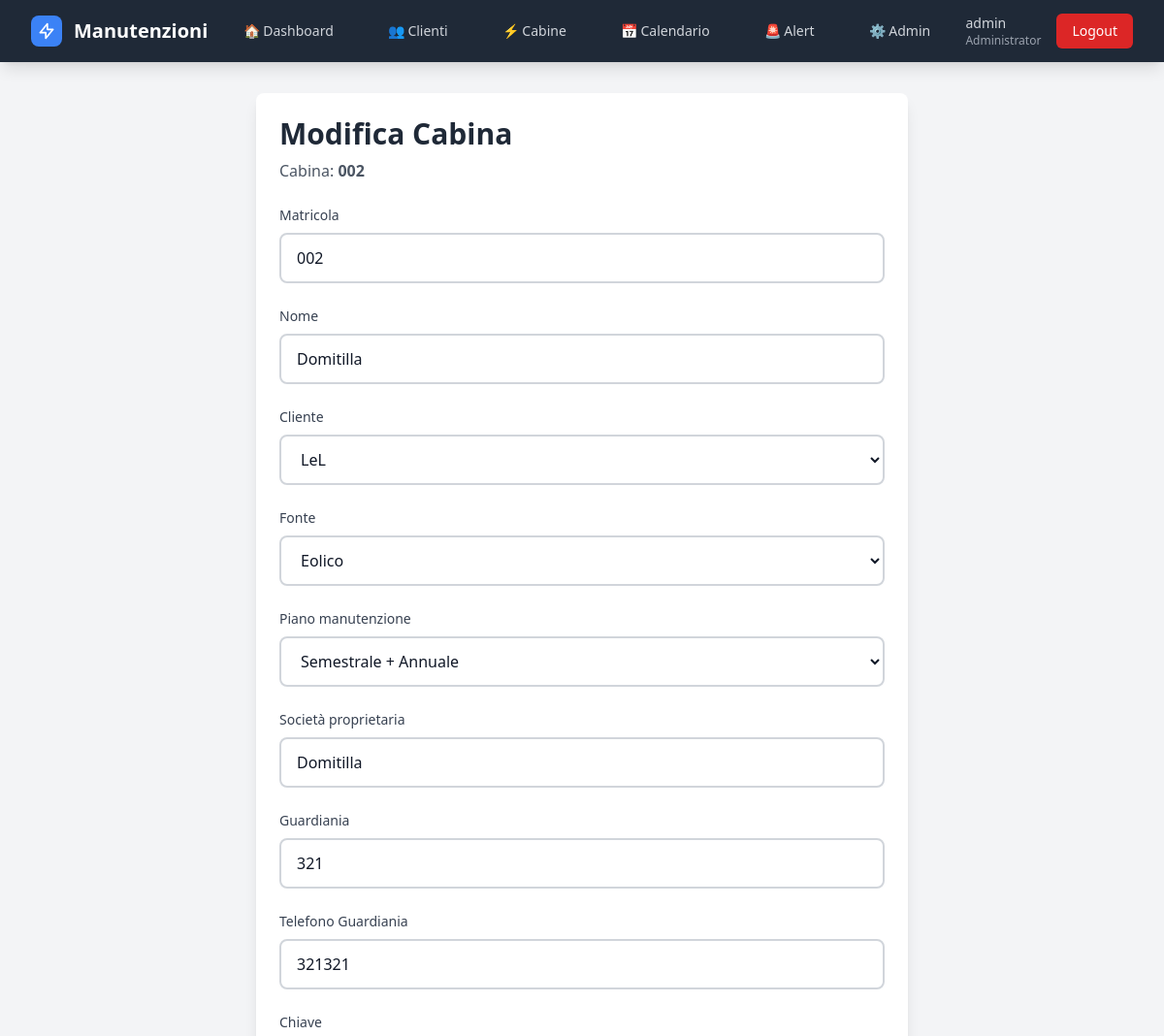
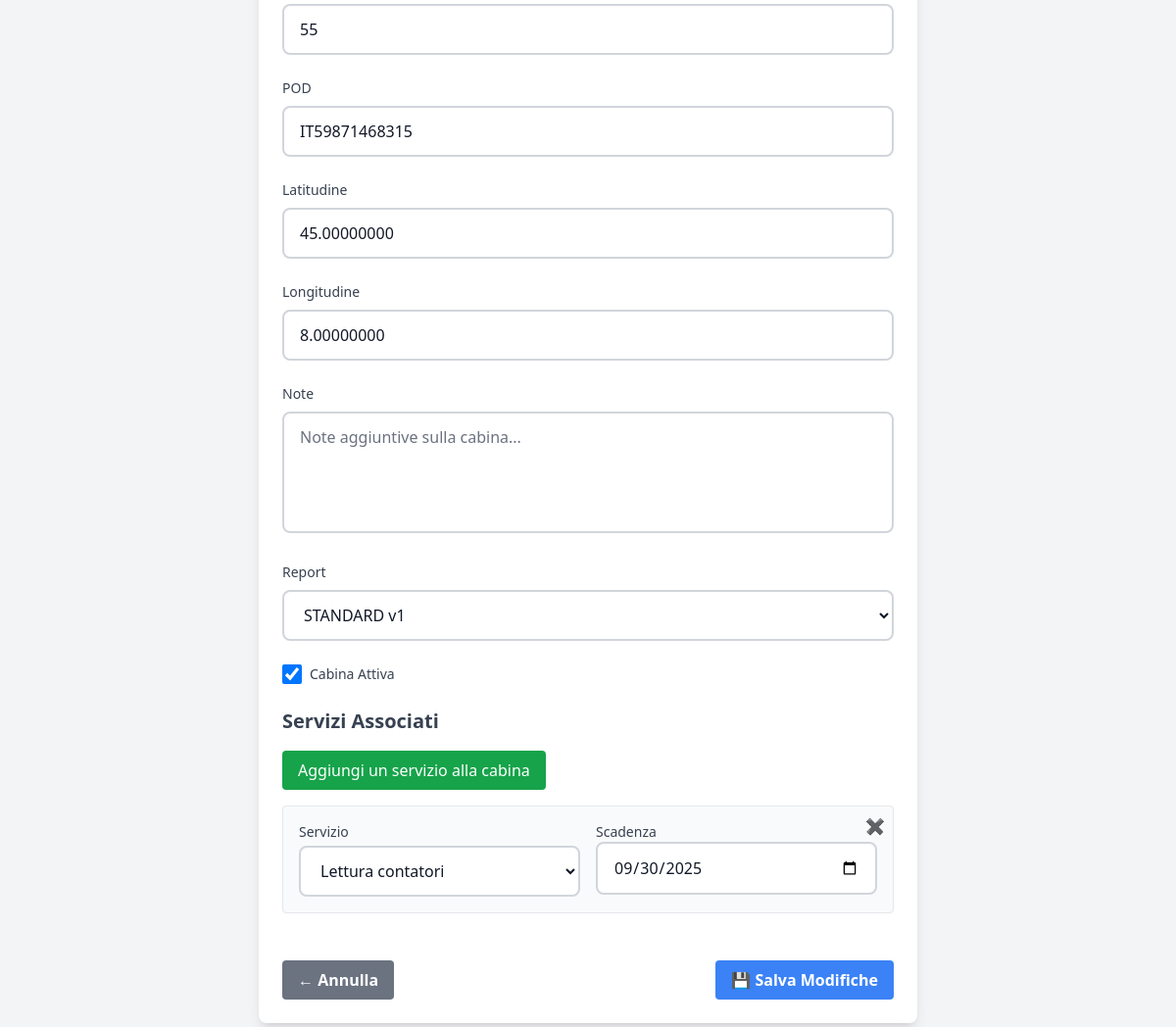
/cabine/002/modifica/ (signed in), run on an earlier commit of the app's database (2 pictures, top to bottom).
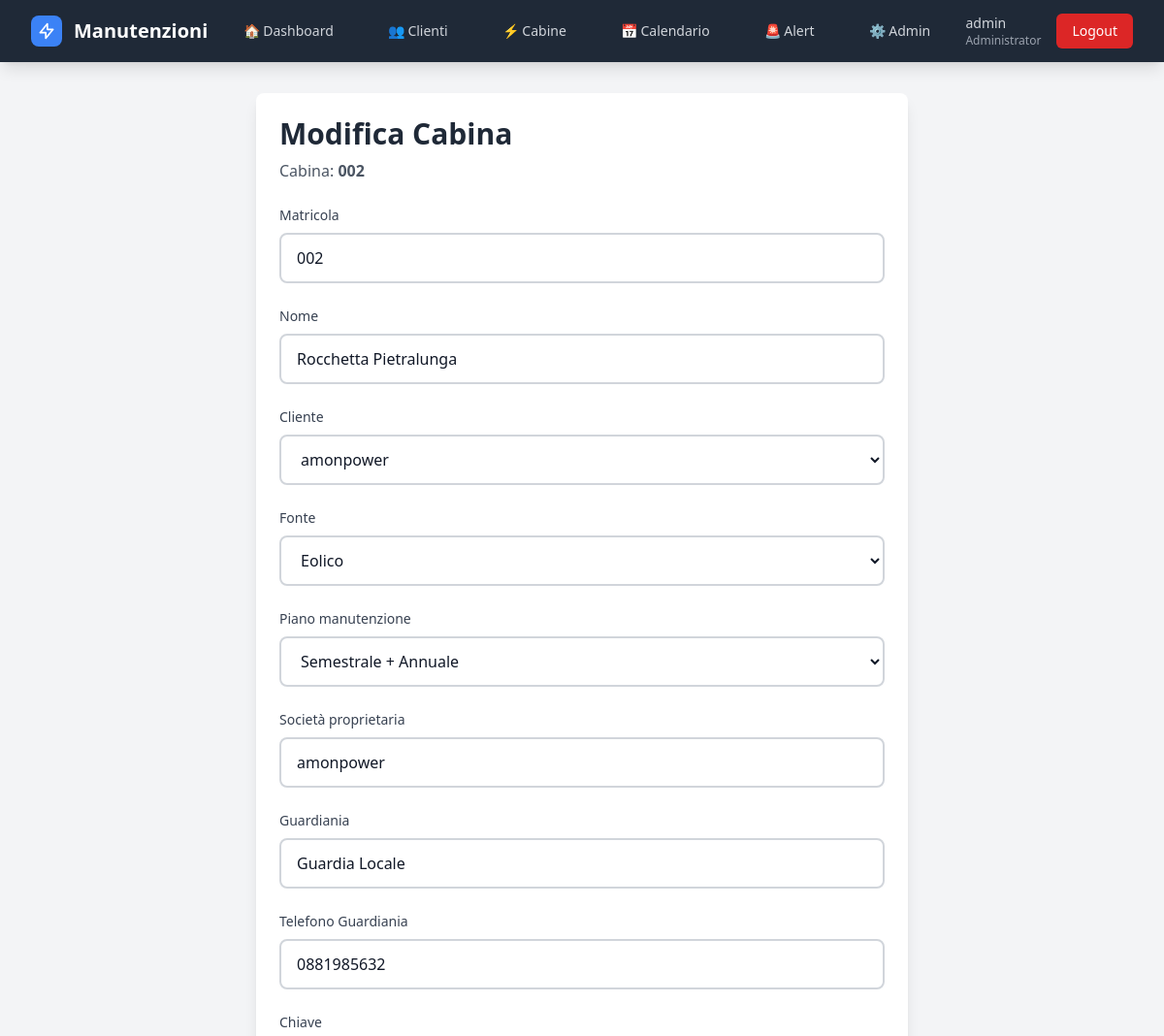
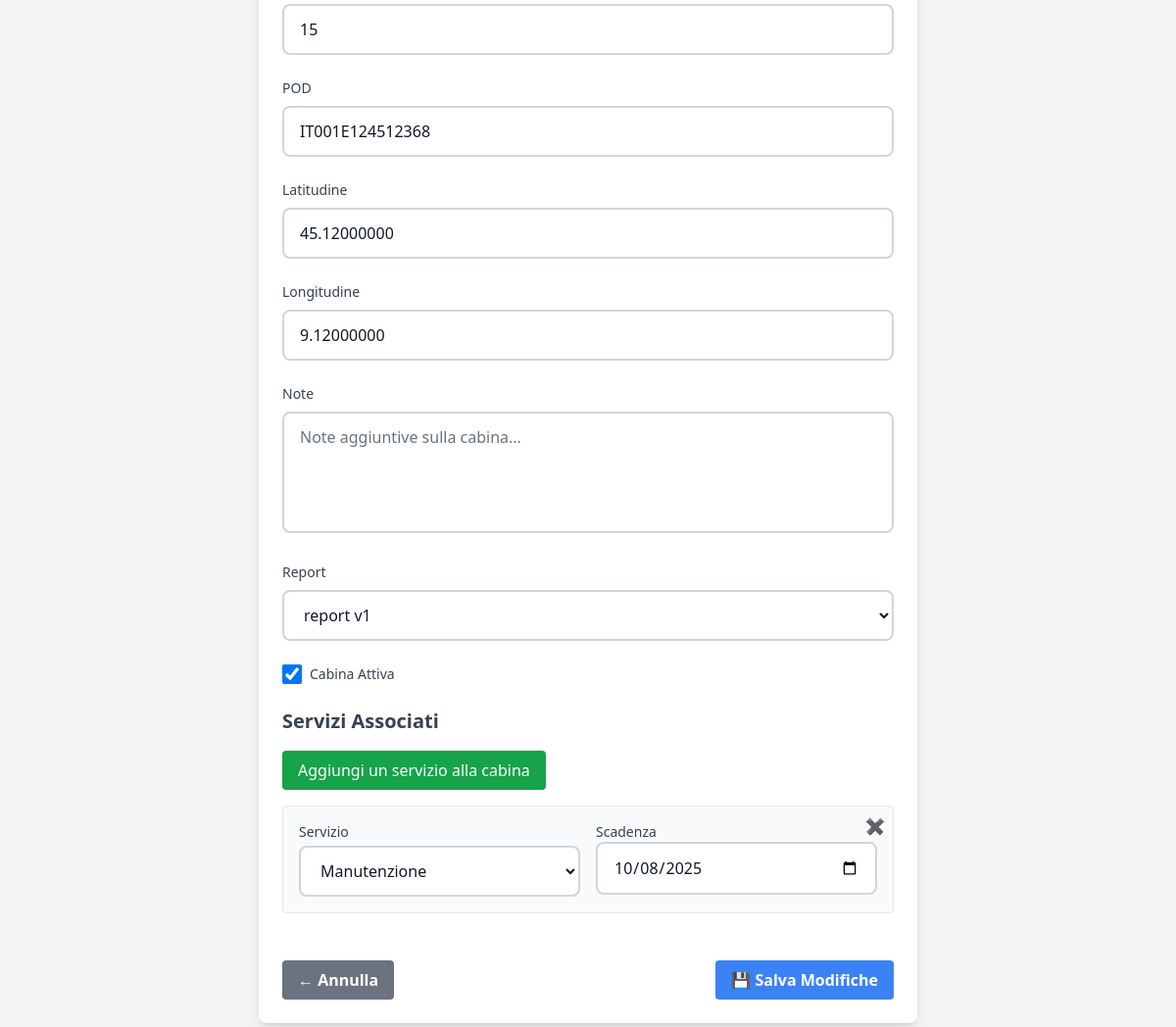
And on a later commit of the database (2 pictures, top to bottom).
### gestione/models.py (models this page shows, shortened)
class Cabina(models.Model):
    nome = models.CharField(max_length=200, verbose_name="Nome/Denominazione")
    matricola = models.CharField(max_length=50, unique=True, verbose_name="Matricola")
    cliente = models.ForeignKey(Cliente, on_delete=models.CASCADE, related_name='cabine', verbose_name="Cliente")
    fonte = models.CharField(max_length=50,blank=True,verbose_name="Fonte energetica")
    guardiania = models.CharField(max_length=100, blank=True, verbose_name="Guardiania")
    chiave = models.CharField(max_length=50, blank=True, verbose_name="N° Chiave")
    pod = models.CharField(max_length=50, blank=True, verbose_name="POD")
    telefono_guardiania = models.CharField(max_length=20, blank=True, verbose_name="Tel. Guardiania")
    societa_proprietaria = models.CharField(max_length=100, blank=True, verbose_name="Società proprietaria")
    latitudine = models.DecimalField(max_digits=10, decimal_places=8, null=True, blank=True, verbose_name="Latitudine")
    longitudine = models.DecimalField(max_digits=11, decimal_places=8, null=True, blank=True, verbose_name="Longitudine")
    attiva = models.BooleanField(default=True, verbose_name="Attiva")
    note = models.TextField(blank=True, verbose_name="Note")
    template_report = models.ForeignKey(
        'ReportTemplate',
        on_delete=models.SET_NULL,
        null=True,
        blank=True,
        related_name='cabine_assegnate',
        verbose_name="Template report"
    )
    class Meta:
        verbose_name = "Cabina"
        verbose_name_plural = "Cabine"
        ordering = ['matricola']

### gestione/views.py (the view)
# urls.py: path('cabine/<str:matricola>/modifica/', views.modifica_cabina, name='modifica_cabina'),
@login_required
def modifica_cabina(request, matricola):
    if not (request.user.is_administrator() or request.user.is_controlroom()):
        messages.error(request, "Non hai i permessi per modificare cabine.")
        return redirect('dashboard')
    cabina = get_object_or_404(Cabina, matricola=matricola)
    if request.method == 'POST':
        form = CabinaForm(request.POST, instance=cabina)
        pairs, servizi_errors = _parse_servizi_from_post(request)
        if form.is_valid() and not servizi_errors:
            with transaction.atomic():
                cabina = form.save()
                CabinaServizio.objects.filter(cabina=cabina).delete()
                objs = [
                    CabinaServizio(cabina=cabina, servizio_id=sid, scadenza=dt)
                    for sid, dt in pairs
                ]
                try:
                    CabinaServizio.objects.bulk_create(objs)
                except IntegrityError:
                    for o in objs:
                        CabinaServizio.objects.update_or_create(
                            cabina=o.cabina, servizio_id=o.servizio_id,
                            defaults={'scadenza': o.scadenza}
                        )
            messages.success(request, f"Cabina {cabina.matricola} modificata con successo!")
            return redirect('dettaglio_cabina', matricola=cabina.matricola)
        if servizi_errors:
            for e in servizi_errors:
                messages.error(request, e)
        servizi_initial = [
            {"servizio": sid, "scadenza": dt.strftime("%Y-%m-%d")}
            for sid, dt in pairs
        ]
    else:
        form = CabinaForm(instance=cabina)
        servizi_initial = [
            {"servizio": cs.servizio_id, "scadenza": cs.scadenza.strftime("%Y-%m-%d")}
            for cs in cabina.servizi_assoc.all()
        ]
    context = {
        'form': form,
        'cabina': cabina,
        'today': timezone.now().date(),
        'servizi_options': Servizio.objects.all().order_by('nome'),
        'servizi_initial': servizi_initial,
    }
    context['servizi'] = context['servizi_options']
    return render(request, 'cabine/modifica.html', context)

### gestione/context_processors.py (called while the page is built)
def alert_count(request):
    if not request.user.is_authenticated:
        return {}
    alert_attivi = Alert.objects.filter(silenziato=False)
    scaduti = sum(1 for a in alert_attivi if a.priorita == "scaduto")
    in_scadenza = sum(1 for a in alert_attivi if a.priorita == "in_scadenza")
    return {
        "alert_scaduti": scaduti,
        "alert_in_scadenza": in_scadenza,
        "alert_count": scaduti + in_scadenza,
    }

### gestione/models.py (called while the page is built)
    def is_administrator(self):
        return self.is_superuser or self.ruolo == 'Administrator'

    def __str__(self):
        return self.nome_azienda

    def __str__(self):
        return f"{self.nome} v{self.versione}"

    @property
    def giorni_restanti(self):
        data_riferimento = self.posticipato_a or self.scadenza
        return (data_riferimento - timezone.localdate()).days

    @property
    def priorita(self):
        giorni = self.giorni_restanti
        if giorni < 0:
            return "scaduto"
        elif giorni < 30:
            return "in_scadenza"
        else:
            return "normale"

### templates/cabine/modifica.html (shortened to what this page needs)
{% extends 'base.html' %}
{% block content %}
<div class="container mx-auto p-8">
  <div class="max-w-2xl mx-auto">
    <div class="bg-white shadow-lg rounded-lg p-6">
      <div class="mb-6">
        <h1 class="text-3xl font-bold text-gray-800">Modifica Cabina</h1>
        <p class="text-gray-600 mt-2">Cabina: <strong>{{ cabina.matricola }}</strong></p>
      </div>
      <form method="post" class="space-y-6">
        {% include 'cabine/partials/_creamodifica_cabina_formfield.html' %}
        {% include 'cabine/partials/_creamodifica_cabina_servizi.html' %}
        <div class="flex justify-between pt-6">
          <a href="{% url 'dettaglio_cabina' cabina.matricola %}" class="bg-gray-500 hover:bg-gray-700 text-white font-bold py-2 px-4 rounded">← Annulla</a>
          <button type="submit" class="bg-blue-500 hover:bg-blue-700 text-white font-bold py-2 px-4 rounded">💾 Salva Modifiche</button>
        </div>
      </form>
    </div>
  </div>
</div>
{% endblock %}

### templates/cabine/partials/_creamodifica_cabina_formfield.html (shortened to what this page needs)
<div>
  <label class="block text-sm font-medium text-gray-700 mb-2">Matricola</label>
  {{ form.matricola }}
</div>
<div>
  <label class="block text-sm font-medium text-gray-700 mb-2">Nome</label>
  {{ form.nome }}
</div>
<div>
  <label class="block text-sm font-medium text-gray-700 mb-2">Cliente</label>
  {{ form.cliente }}
</div>
<div>
  <label class="block text-sm font-medium text-gray-700 mb-2">Fonte</label>
  {{ form.fonte }}
</div>
<div>
  <label class="block text-sm font-medium text-gray-700 mb-2">Piano manutenzione</label>
  {{ form.piano_manutenzione_tipo }}
</div>
<div>
  <label class="block text-sm font-medium text-gray-700 mb-2">Società proprietaria</label>
  {{ form.societa_proprietaria }}
</div>
<div>
  <label class="block text-sm font-medium text-gray-700 mb-2">Guardiania</label>
  {{ form.guardiania }}
</div>
<div>
  <label class="block text-sm font-medium text-gray-700 mb-2">Telefono Guardiania</label>
  {{ form.telefono_guardiania }}
</div>
<div>
  <label class="block text-sm font-medium text-gray-700 mb-2">Chiave</label>
  {{ form.chiave }}
</div>
<div>
  <label class="block text-sm font-medium text-gray-700 mb-2">POD</label>
  {{ form.pod }}
</div>
<div>
  <label class="block text-sm font-medium text-gray-700 mb-2">Latitudine</label>
  {{ form.latitudine }}
</div>
<div>
  <label class="block text-sm font-medium text-gray-700 mb-2">Longitudine</label>
  {{ form.longitudine }}
</div>
<div>
  <label class="block text-sm font-medium text-gray-700 mb-2">Note</label>
  {{ form.note }}
</div>
<div>
  <label class="block text-sm font-medium text-gray-700 mb-2">Report</label>
  {{ form.template_report }}
</div>
<div>
  <label class="flex items-center">
    {{ form.attiva }}
    <span class="ml-2 text-sm text-gray-700">Cabina Attiva</span>
  </label>
</div>

What changed in the data, as far as the page shows it:
removed Cabina: matricola "002", nome "Domitilla", cliente "LeL", fonte "Eolico", societa_proprietaria "Domitilla", guardiania "321", telefono_guardiania "321321", chiave "55", pod "IT59871468315", latitudine "45.00000000", longitudine "8.00000000", template_report "STANDARD v1", attiva "☑"
added Cabina: matricola "002", nome "Rocchetta Pietralunga", cliente "amonpower", fonte "Eolico", societa_proprietaria "amonpower", guardiania "Guardia Locale", telefono_guardiania "0881985632", chiave "15", pod "IT001E124512368", latitudine "45.12000000", longitudine "9.12000000", template_report "report v1", attiva "☑"
Also different on the page:
form field value: "Lettura contatori" → "Manutenzione"
form field value: "09/30/2025" → "10/08/2025"
